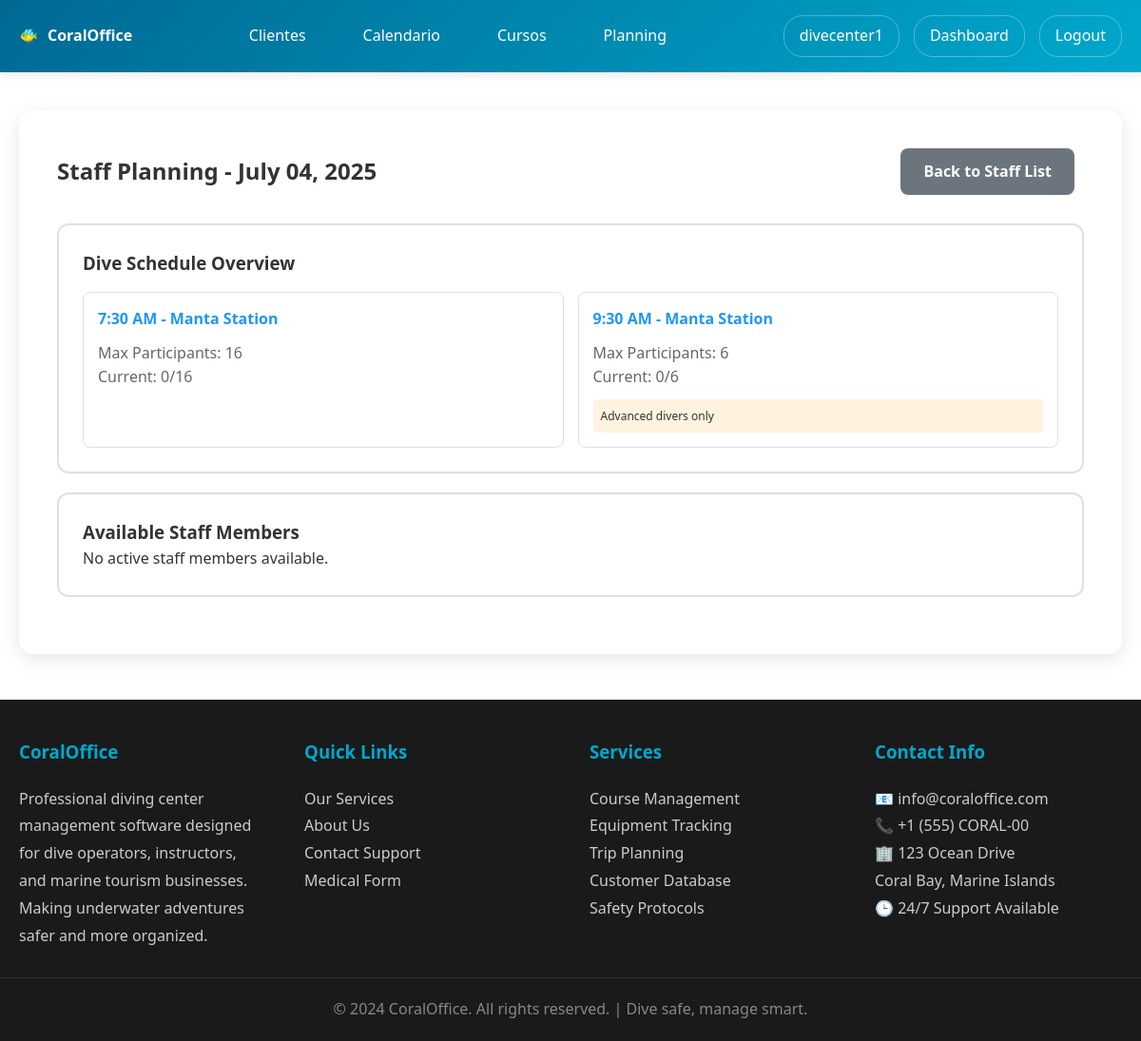
Page /users/staff/planning/ (signed in) on the earlier database version.
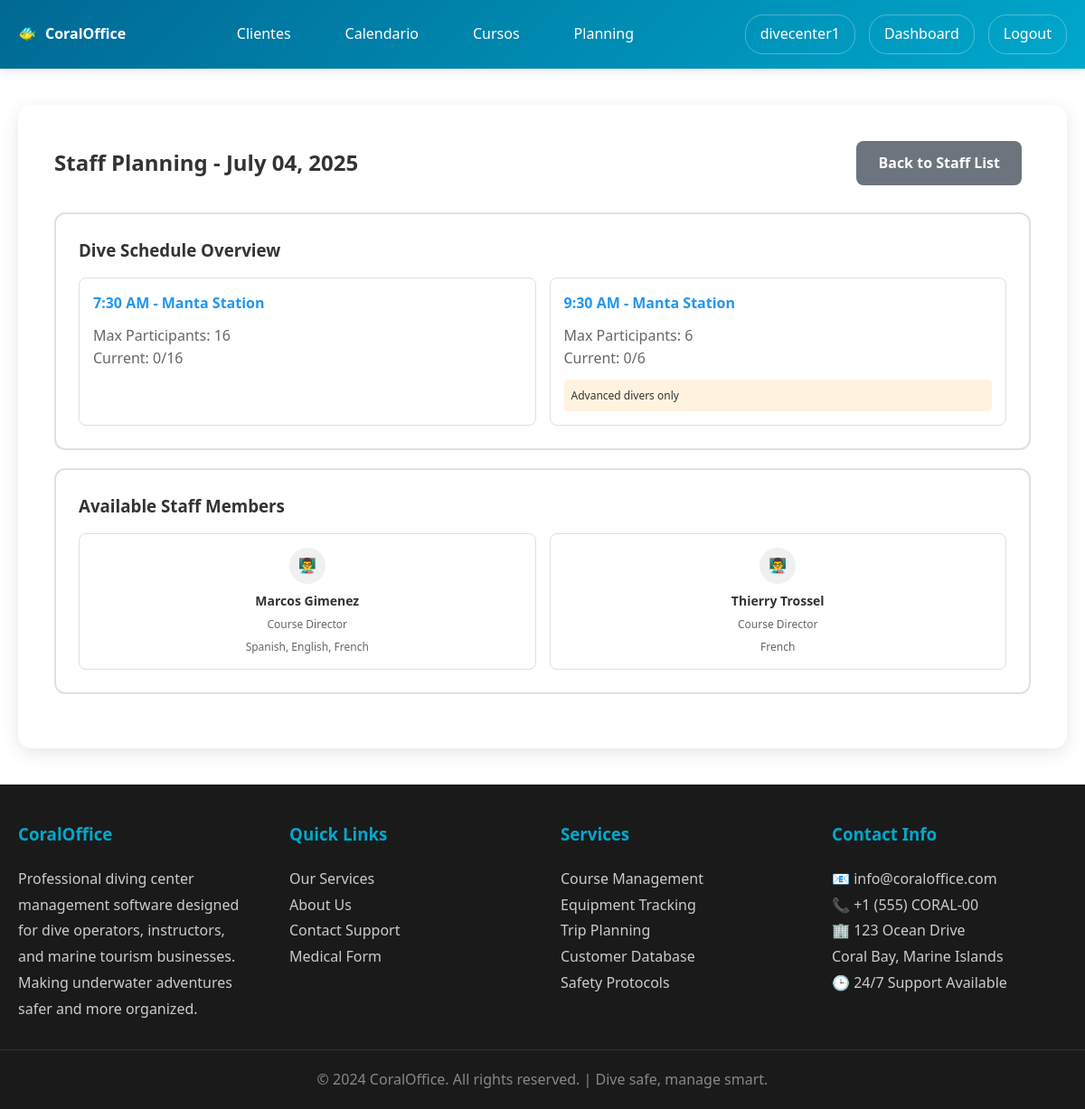
Same page on the later database version.
### users/models.py (models this page shows, shortened)
class DiveSchedule(models.Model):
    diving_center = models.ForeignKey(User, on_delete=models.CASCADE, related_name='dive_schedules')
    date = models.DateField()
    time = models.TimeField()
    dive_site = models.ForeignKey(DivingSite, on_delete=models.CASCADE, related_name='scheduled_dives')
    max_participants = models.IntegerField(default=46)
    description = models.TextField(blank=True)
    special_notes = models.TextField(blank=True, help_text="Special requirements or important notes for this dive")
    created_at = models.DateTimeField(auto_now_add=True)
    def get_participant_count(self):
        return self.customer_activities.count()

class DivingSite(models.Model):
    diving_center = models.ForeignKey(User, on_delete=models.CASCADE, related_name='diving_sites')
    name = models.CharField(max_length=100)
    location = models.CharField(max_length=200)
    depth_min = models.FloatField(help_text="Minimum depth in meters")
    depth_max = models.FloatField(help_text="Maximum depth in meters")
    difficulty_level = models.CharField(max_length=20, choices=[
        ('BEGINNER', 'Beginner'),
        ('INTERMEDIATE', 'Intermediate'),
        ('ADVANCED', 'Advanced'),
        ('EXPERT', 'Expert'),
    ], default='BEGINNER')
    description = models.TextField(blank=True)
    special_requirements = models.TextField(blank=True)
    created_at = models.DateTimeField(auto_now_add=True)

class Staff(models.Model):
    CERTIFICATION_LEVEL_CHOICES = [
        ('DIVEMASTER', 'Divemaster'),
        ('INSTRUCTOR', 'Instructor'),
        ('SENIOR_INSTRUCTOR', 'Senior Instructor'),
        ('MASTER_INSTRUCTOR', 'Master Instructor'),
        ('COURSE_DIRECTOR', 'Course Director'),
    ]
    STATUS_CHOICES = [
        ('ACTIVE', 'Active'),
        ('INACTIVE', 'Inactive'),
        ('ON_LEAVE', 'On Leave'),
    ]
    diving_center = models.ForeignKey(User, on_delete=models.CASCADE, related_name='staff_members')
    first_name = models.CharField(max_length=50)
    last_name = models.CharField(max_length=50)
    email = models.EmailField()
    phone_number = models.CharField(max_length=20)
    certification_level = models.CharField(max_length=50, choices=CERTIFICATION_LEVEL_CHOICES, default='DIVEMASTER')
    certification_number = models.CharField(max_length=100, blank=True)
    languages = models.CharField(max_length=200, help_text="Languages spoken (comma separated)")
    experience_years = models.IntegerField(default=0, help_text="Years of diving experience")
    specialties = models.TextField(blank=True, help_text="Specialties and additional certifications")
    hire_date = models.DateField()
    status = models.CharField(max_length=20, choices=STATUS_CHOICES, default='ACTIVE')
    hourly_rate = models.DecimalField(max_digits=8, decimal_places=2, default=0.00, help_text="Hourly rate in local currency")
    profile_picture = models.ImageField(upload_to='staff_profiles/', null=True, blank=True)
    notes = models.TextField(blank=True)
    created_at = models.DateTimeField(auto_now_add=True)
    def get_full_name(self):
        return f"{self.first_name} {self.last_name}"

### users/views.py (the view, shortened to what this page needs)
# urls.py: path('staff/planning/', views.staff_planning, name='staff_planning'),
@login_required
def staff_planning(request):
    if not request.user.userprofile.is_diving_center:
        messages.error(request, 'Access denied.')
        return redirect('users:profile')
    from datetime import date, timedelta
    tomorrow = date.today() + timedelta(days=1)
    tomorrow_dives = DiveSchedule.objects.filter(
        diving_center=request.user,
        date=tomorrow
    ).order_by('time')
    tomorrow_activities = CustomerDiveActivity.objects.filter(
        dive_schedule__diving_center=request.user,
        dive_schedule__date=tomorrow
    ).select_related(
        'customer', 'assigned_staff', 'activity', 'dive_schedule', 'dive_schedule__dive_site'
    ).order_by('dive_schedule__time', 'assigned_staff__first_name')
    staff_assignments = {}
    unassigned_activities = []
    all_staff = Staff.objects.filter(diving_center=request.user, status='ACTIVE')
    return render(request, 'users/staff_planning.html', {
        'tomorrow': tomorrow,
        'tomorrow_dives': tomorrow_dives,
        'staff_assignments': staff_assignments.values(),
        'unassigned_activities': unassigned_activities,
        'all_staff': all_staff,
    })

### users/templates/users/staff_planning.html (shortened to what this page needs)
{% extends 'users/base.html' %}
{% block users_content %}
<div style="display: flex; justify-content: space-between; align-items: center; margin-bottom: 30px;">
    <h2>Staff Planning - {{ tomorrow|date:"F d, Y" }}</h2>
    <a href="{% url 'users:staff_list' %}" class="btn" style="background: #6c757d;">Back to Staff List</a>
</div>
<div class="user-card">
    <h3>Dive Schedule Overview</h3>
    {% if tomorrow_dives %}
        <div style="display: grid; grid-template-columns: repeat(auto-fit, minmax(300px, 1fr)); gap: 15px; margin-top: 15px;">
            {% for dive in tomorrow_dives %}
            <div style="padding: 15px; border: 1px solid #e0e0e0; border-radius: 8px;">
                <h4 style="margin: 0 0 10px 0; color: #2196f3;">{{ dive.time|time:"g:i A" }} - {{ dive.dive_site.name }}</h4>
                <p style="margin: 0; color: #666;">Max Participants: {{ dive.max_participants }}</p>
                <p style="margin: 0; color: #666;">Current: {{ dive.get_participant_count }}/{{ dive.max_participants }}</p>
                {% if dive.special_notes %}
                    <p style="margin: 10px 0 0 0; font-size: 12px; background: #fff3e0; padding: 8px; border-radius: 4px;">{{ dive.special_notes }}</p>
                {% endif %}
            </div>
            {% endfor %}
        </div>
    {% else %}
        <p>No dives scheduled for tomorrow.</p>
    {% endif %}
</div>
<div class="user-card">
    <h3>Available Staff Members</h3>
    {% if all_staff %}
        <div style="display: grid; grid-template-columns: repeat(auto-fit, minmax(200px, 1fr)); gap: 15px; margin-top: 15px;">
            {% for staff in all_staff %}
            <div style="padding: 15px; border: 1px solid #e0e0e0; border-radius: 8px; text-align: center;">
                {% if staff.profile_picture %}
                    <img src="{{ staff.profile_picture.url }}" alt="{{ staff.get_full_name }}" style="width: 40px; height: 40px; border-radius: 50%; object-fit: cover; margin-bottom: 8px;">
                {% else %}
                    <div style="width: 40px; height: 40px; border-radius: 50%; background: #f0f0f0; display: flex; align-items: center; justify-content: center; font-size: 16px; margin: 0 auto 8px auto;">👨‍🏫</div>
                {% endif %}
                <h4 style="margin: 0; font-size: 14px;">{{ staff.get_full_name }}</h4>
                <p style="margin: 5px 0 0 0; font-size: 12px; color: #666;">{{ staff.get_certification_level_display }}</p>
                <p style="margin: 5px 0 0 0; font-size: 12px; color: #666;">{{ staff.languages }}</p>
            </div>
            {% endfor %}
        </div>
    {% else %}
        <p>No active staff members available.</p>
    {% endif %}
</div>
{% endblock %}

Differences in the rows shown:
added Staff: get_full_name "Marcos Gimenez", certification_level "Course Director", languages "Spanish, English, French"
added Staff: get_full_name "Thierry Trossel", certification_level "Course Director", languages "French"
Other differences:
text no longer shown: "No active staff members available."
